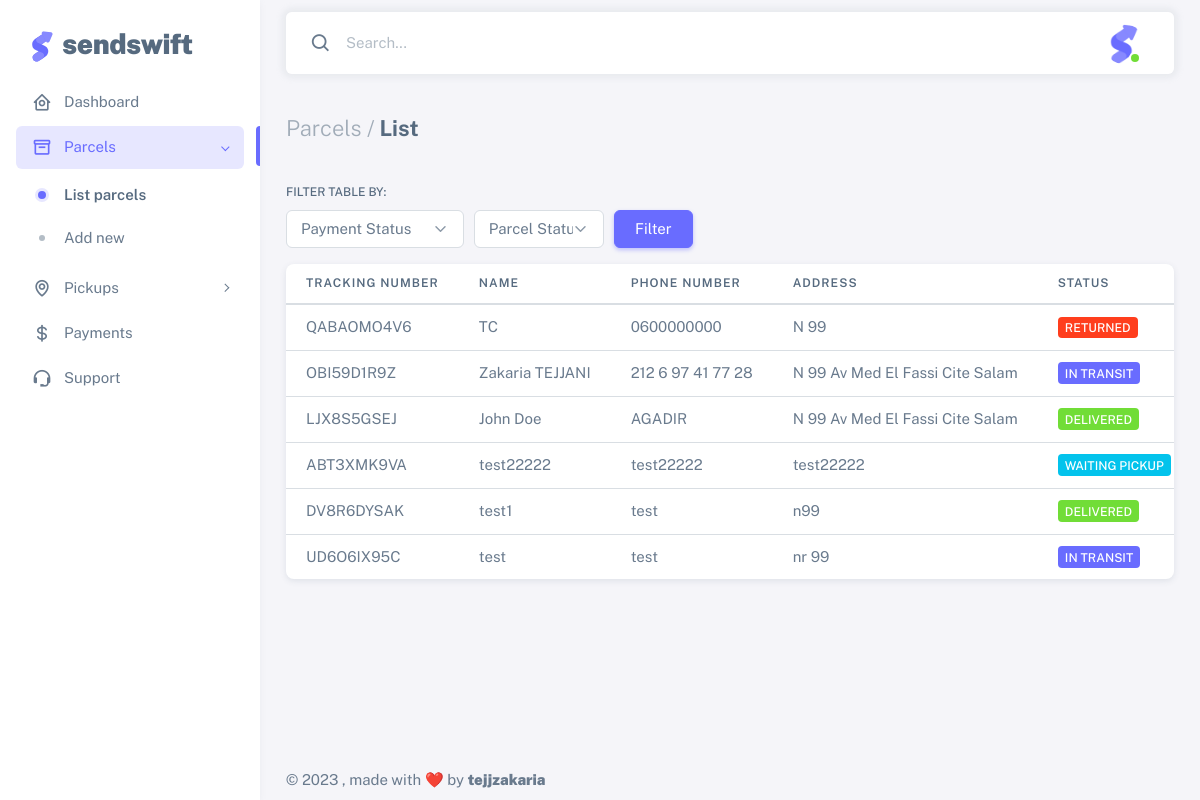
The page /user/viewParcels.php (signed in) on the database its author committed.
### tables this page shows
CREATE TABLE `parcels` (
  `id` int(11) NOT NULL,
  `userID` int(11) DEFAULT NULL,
  `trackingNumber` varchar(255) DEFAULT NULL,
  `recipientName` varchar(255) DEFAULT NULL,
  `recipientPhoneNumber` varchar(255) DEFAULT NULL,
  `deliveryDate` varchar(255) DEFAULT NULL,
  `recipientAddress` varchar(255) DEFAULT NULL,
  `productName` varchar(255) DEFAULT NULL,
  `productWeight` varchar(255) DEFAULT NULL,
  `productPrice` varchar(255) DEFAULT NULL,
  `comments` varchar(255) DEFAULT NULL,
  `status` varchar(255) DEFAULT NULL,
  `paymentStatus` varchar(255) DEFAULT NULL,
  `recipientCity` varchar(50) DEFAULT NULL
);

### user/viewParcels.php (the view, shortened to what this page needs)
<?php
include "../config.php";
$userID = $_SESSION['userID'];
$sql = "SELECT * FROM users WHERE id='$userID'";
$result = mysqli_query($conn, $sql);
$paymentStatus = "";
$status = "";
if (isset($_POST['filter'])) {
  $paymentStatus = isset($_POST['paymentStatus']) ? $_POST['paymentStatus'] : "";
  $status = isset($_POST['status']) ? $_POST['status'] : "";
  $query = "SELECT * FROM parcels WHERE userID='$userID'";
  if (!empty($paymentStatus)) {
    $query .= " AND paymentStatus='$paymentStatus'";
  }
  if (!empty($status)) {
    $query .= " AND status='$status'";
  }
  $result = mysqli_query($conn, $query);
} else {
  $query = "SELECT * FROM parcels WHERE userID='$userID'";
  $result = mysqli_query($conn, $query);
}
$table_data = "";
while ($row = mysqli_fetch_assoc($result)) {
  if ($row['paymentStatus'] == "paid") {
    $payment_class = "badge bg-success";
  } else if ($row['paymentStatus'] == "unpaid") {
    $payment_class = "badge bg-info";
  }
  if ($row['status'] == "delivered") {
    $status_class = "badge bg-success";
  } else if ($row['status'] == "in transit") {
    $status_class = "badge bg-primary";
  } else if ($row['status'] == "waiting pickup") {
    $status_class = "badge bg-info";
  } else if ($row['status'] == "returned") {
    $status_class = "badge bg-danger";
  }
  $table_data = "<tr>
            <td>" . $row['trackingNumber'] . "</td>
            <td>" . $row['recipientName'] . "</td>
            <td>" . $row['recipientPhoneNumber'] . "</td>
            <td>" . $row['recipientAddress'] . "</td>
            <td><span class='" . $status_class . "'>" . $row['status'] . "</span></td>
            <td><span class='" . $payment_class . "'>" . $row['paymentStatus'] . "</span></td>
            <td>" . $row['deliveryDate'] . "</td>
            <td>" . $row['recipientCity'] . "</td>
            <td>" . $row['productPrice'] . "</td>
            <td>" . $row['comments'] . "</td>
            <td>
            <div class='dropdown'>
                            <button type='button' class='btn p-0 dropdown-toggle hide-arrow' data-bs-toggle='dropdown'>
                              <i class='bx bx-dots-vertical-rounded'></i>
                            </button>
                            <div class='dropdown-menu'>
                            <a class='dropdown-item' href='editParcel.php?id=" . $row['id'] . "'><i class='bx bx-edit-alt me-1'></i> Edit</a
                              >
                              <a class='dropdown-item' href='deleteParcel.php?id=" . $row['id'] . "'><i class='bx bx-trash me-1'></i> Delete</a
                              >
                            </div>
                          </div>
            </td>
          </tr>" . $table_data;
}
?>
<!DOCTYPE html>
<html lang="en" class="light-style layout-menu-fixed" dir="ltr" data-theme="theme-default" data-assets-path="../assets/"
  data-template="vertical-menu-template-free">
<head>
  <link rel="stylesheet" href="../assets/vendor/fonts/boxicons.css" />
  <link rel="stylesheet" href="../assets/vendor/css/core.css" class="template-customizer-core-css" />
  <link rel="stylesheet" href="../assets/vendor/css/theme-default.css" class="template-customizer-theme-css" />
  <link rel="stylesheet" href="../assets/css/demo.css" />
  <link rel="stylesheet" href="../assets/vendor/libs/perfect-scrollbar/perfect-scrollbar.css" />
  <link rel="stylesheet" href="../assets/vendor/libs/apex-charts/apex-charts.css" />
</head>
<body>
  <div class="layout-wrapper layout-content-navbar">
    <div class="layout-container">
      <aside id="layout-menu" class="layout-menu menu-vertical menu bg-menu-theme">
        <div class="app-brand demo">
          <a href="index.html" class="app-brand-link">
            <span class="app-brand-logo demo">
            </span>
            <span class="app-brand-text demo menu-text fw-bolder ms-2">SendSwift</span>
          </a>
        </div>
        <ul class="menu-inner py-1">
          <li class="menu-item <?php if (basename($_SERVER['PHP_SELF']) == 'dashboard.php') {
            echo 'active';
          } ?>">
            <a href="dashboard.php" class="menu-link">
              <i class="menu-icon tf-icons bx bx-home-circle"></i>
              <div data-i18n="Analytics">Dashboard</div>
            </a>
          </li>
          <li class="menu-item <?php if (basename($_SERVER['PHP_SELF']) == 'viewParcels.php' || basename($_SERVER['PHP_SELF']) == 'addNewParcel.php') {
            echo 'active';
          } ?> <?php if (basename($_SERVER['PHP_SELF']) == 'viewParcels.php' || basename($_SERVER['PHP_SELF']) == 'addNewParcel.php') {
              echo 'open';
            } ?>">
            <a href="javascript:void(0)" class="menu-link menu-toggle">
              <i class="menu-icon tf-icons bx bx-box"></i>
              <div data-i18n="User interface">Parcels</div>
            </a>
            <ul class="menu-sub">
              <li class="menu-item <?php if (basename($_SERVER['PHP_SELF']) == 'viewParcels.php') {
                echo 'active';
              } ?>">
                <a href="viewParcels.php" class="menu-link">
                  <div data-i18n="Accordion">List parcels</div>
                </a>
              </li>
              <li class="menu-item <?php if (basename($_SERVER['PHP_SELF']) == 'addNewParcel.php') {
                echo 'active';
              } ?>">
                <a href="addNewParcel.php" class="menu-link">
                  <div data-i18n="Alerts">Add new</div>
                </a>
              </li>
            </ul>
          </li>
          <li class="menu-item <?php if (basename($_SERVER['PHP_SELF']) == 'addPickup.php') {
            echo 'active';
          } ?> <?php if (basename($_SERVER['PHP_SELF']) == 'addPickup.php') {
              echo 'open';
            } ?>">
            <a href="javascript:void(0)" class="menu-link menu-toggle">
              <i class="menu-icon tf-icons bx bx-map"></i>
              <div data-i18n="User interface">Pickups</div>
            </a>
          </li>
          <li class="menu-item <?php if (basename($_SERVER['PHP_SELF']) == 'paymentsHistory.php') {
            echo 'active';
          } ?>">
            <a href="paymentsHistory.php" class="menu-link">
              <i class="menu-icon tf-icons bx bx-dollar"></i>
              <div data-i18n="Analytics">Payments</div>
            </a>
          </li>
          <li class="menu-item <?php if (basename($_SERVER['PHP_SELF']) == 'support.php') {
            echo 'active';
          } ?>">
            <a href="support.php" class="menu-link">
              <i class="menu-icon tf-icons bx bx-support"></i>
              <div data-i18n="Support">Support</div>
            </a>
          </li>
        </ul>
      </aside>
      <div class="layout-page">
        <nav
          class="layout-navbar container-xxl navbar navbar-expand-xl navbar-detached align-items-center bg-navbar-theme"
          id="layout-navbar">
          <div class="navbar-nav-right d-flex align-items-center" id="navbar-collapse">
            <div class="navbar-nav align-items-center">
              <div class="nav-item d-flex align-items-center">
                <i class="bx bx-search fs-4 lh-0"></i>
                <input type="text" class="form-control border-0 shadow-none" placeholder="Search..."
                  aria-label="Search..." />
              </div>
            </div>
            <ul class="navbar-nav flex-row align-items-center ms-auto">
              <li class="nav-item navbar-dropdown dropdown-user dropdown">
                <a class="nav-link dropdown-toggle hide-arrow" href="javascript:void(0);" data-bs-toggle="dropdown">
                  <div class="avatar avatar-online">
                    <img src="../assets/img/favicon/favicon.ico" alt class="w-px-40 h-auto rounded-circle" />
                  </div>
                </a>
              </li>
            </ul>
          </div>
        </nav>
        <div class="content-wrapper">
          <div class="container-xxl flex-grow-1 container-p-y">
            <h4 class="fw-bold py-3 mb-4"><span class="text-muted fw-light">Parcels /</span> List</h4>
            <label for="defaultSelect" class="form-label">Filter table by:</label>
            <div class="mb-3" style="display:flex;align-items:center;">
              <form method="POST" style="display:flex;align-items:center;">
                <select id="defaultSelect" class="form-select" style="width: 150%; margin-right: 10px;"
                  name="paymentStatus">
                  <option disabled <?php if (empty($paymentStatus)) {
                    echo "selected";
                  } ?>>Payment Status</option>
                </select>
                <select id="defaultSelect" class="form-select" style="width: 100%; margin-right: 10px;" name="status">
                  <option disabled <?php if (empty($status)) {
                    echo "selected";
                  } ?>>Parcel Status</option>
                </select>
                <input class="btn btn-primary" type="submit" name="filter" value="Filter">
              </form>
            </div>
            <div class="card">
              <div class="table-responsive text-nowrap">
                <table class="table">
                  <thead>
                    <tr>
                      <th>Tracking Number</th>
                      <th>Name</th>
                      <th>Phone Number</th>
                      <th>Address</th>
                      <th>Status</th>
                    </tr>
                  </thead>
                  <tbody class="table-border-bottom-0">
                    <?php echo $table_data; ?>
                  </tbody>
                </table>
              </div>
            </div>
          </div>
          <footer class="content-footer footer bg-footer-theme">
            <div class="container-xxl d-flex flex-wrap justify-content-between py-2 flex-md-row flex-column">
              <div class="mb-2 mb-md-0">
                ©
                , made with ❤️ by
                <a href="" target="_blank" class="footer-link fw-bolder">tejjzakaria</a>
              </div>
            </div>
          </footer>
        </div>
      </div>
    </div>
  </div>
</body>
</html>

### assets/css/demo.css (style rules this page uses)
.menu .app-brand.demo { height: 64px; margin-top: 12px; }
.app-brand-logo.demo svg { width: 22px; height: 38px; }
.app-brand-text.demo { font-size: 1.75rem; letter-spacing: -0.5px; text-transform: lowercase; }

### rows shown on the page
parcels: trackingNumber "QABAOMO4V6", recipientName "TC", recipientPhoneNumber "0600000000", recipientAddress "N 99", status "RETURNED"
parcels: trackingNumber "OBI59D1R9Z", recipientName "Zakaria TEJJANI", recipientPhoneNumber "212 6 97 41 77 28", recipientAddress "N 99 Av Med El Fassi Cite Salam", status "IN TRANSIT"
parcels: trackingNumber "LJX8S5GSEJ", recipientName "John Doe", recipientPhoneNumber "AGADIR", recipientAddress "N 99 Av Med El Fassi Cite Salam", status "DELIVERED"
parcels: trackingNumber "ABT3XMK9VA", recipientName "test22222", recipientPhoneNumber "test22222", recipientAddress "test22222", status "WAITING PICKUP"
parcels: trackingNumber "DV8R6DYSAK", recipientName "test1", recipientPhoneNumber "test", recipientAddress "n99", status "DELIVERED"
parcels: trackingNumber "UD6O6IX95C", recipientName "test", recipientPhoneNumber "test", recipientAddress "nr 99", status "IN TRANSIT"
